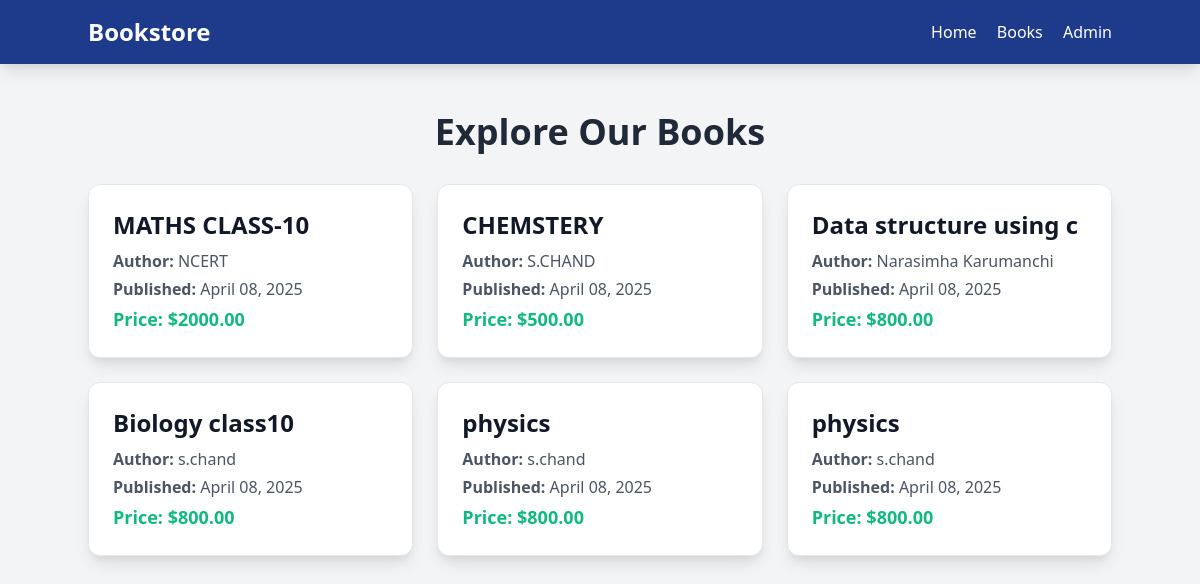
The page /books/ on the database its author committed.
### books/models.py (models this page shows, shortened)
class Book(models.Model):
    title = models.CharField(max_length=200)
    author = models.CharField(max_length=100)
    published_date = models.DateField()
    price = models.DecimalField(max_digits=6, decimal_places=2)
    is_visible = models.BooleanField(default=True)

### books/views.py (the view)
# urls.py: path('books/', views.BookListView.as_view(), name='book_list'),
class BookListView(ListView):
    model = Book
    template_name = 'books/book_list.html'
    context_object_name = 'books'
    def get_queryset(self):
        return Book.objects.filter(is_visible=True)

### books/templates/books/book_list.html (shortened to what this page needs)
{% extends "base.html" %}
{% load static %}
{% block content %}
    <nav class="bg-blue-900 text-white p-4 sticky top-0 z-50 shadow-lg">
        <div class="container mx-auto flex justify-between items-center">
            <a href="{% url 'books:home' %}" class="text-2xl font-bold">Bookstore</a>
            <div class="space-x-4">
                <a href="{% url 'books:home' %}" class="hover:text-green-400">Home</a>
                <a href="{% url 'books:book_list' %}" class="hover:text-green-400">Books</a>
                <a href="{% url 'admin:index' %}" class="hover:text-green-400">Admin</a>
            </div>
        </div>
    </nav>
    <div class="container mx-auto py-12">
        <h1 class="text-3xl sm:text-4xl font-extrabold text-gray-800 mb-8 text-center">Explore Our Books</h1>
        {% if books %}
            <div class="grid grid-cols-1 sm:grid-cols-2 lg:grid-cols-3 gap-6">
                {% for book in books %}
                    <div class="bg-white p-6 rounded-xl shadow-lg border border-gray-200 transform hover:scale-105 transition duration-300">
                        <h2 class="text-xl sm:text-2xl font-semibold text-gray-900 mb-2">
                            <a href="{% url 'books:book_detail' book.pk %}" class="hover:text-blue-900">
                                {{ book.title }}
                            </a>
                        </h2>
                        <p class="text-gray-600 mb-1"><strong>Author:</strong> {{ book.author }}</p>
                        <p class="text-gray-600 mb-1"><strong>Published:</strong> {{ book.published_date|date:"F d, Y" }}</p>
                        <p class="text-green-500 font-bold text-lg"><strong>Price:</strong> ${{ book.price }}</p>
                    </div>
                {% endfor %}
            </div>
        {% else %}
            <p class="text-gray-500 text-center text-lg">No books available at the moment.</p>
        {% endif %}
    </div>
{% endblock %}

### rows shown on the page
Book: title "MATHS CLASS-10", author "NCERT", published_date "April 08, 2025", price "2000.00"
Book: title "CHEMSTERY", author "S.CHAND", published_date "April 08, 2025", price "500.00"
Book: title "Data structure using c", author "Narasimha Karumanchi", published_date "April 08, 2025", price "800.00"
Book: title "Biology class10", author "s.chand", published_date "April 08, 2025", price "800.00"
Book: title "physics", author "s.chand", published_date "April 08, 2025", price "800.00"
Book: title "physics", author "s.chand", published_date "April 08, 2025", price "800.00"
